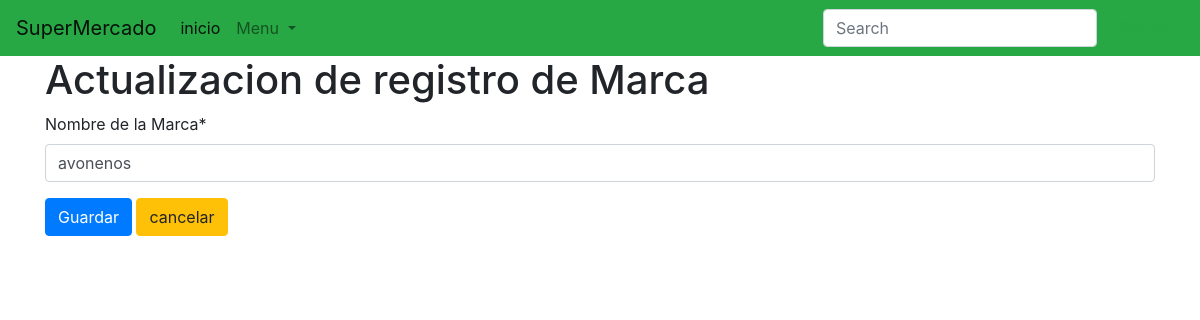
Page /editarmarca/7 on the earlier database version.
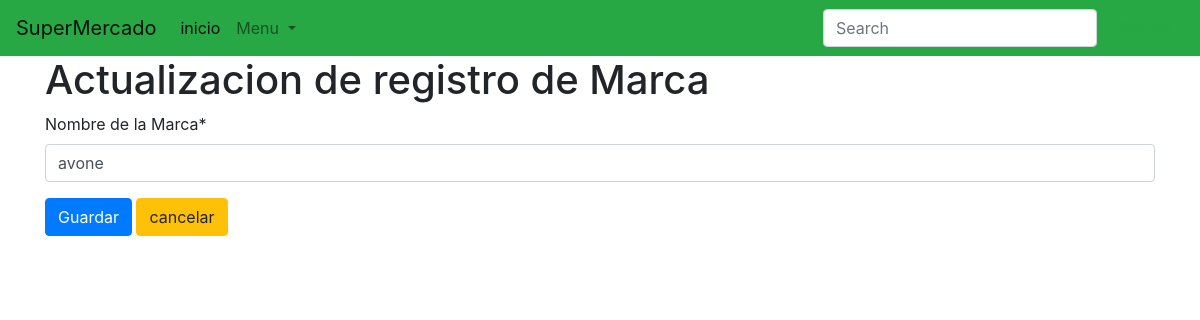
Same page on the later database version.
### Models/Productos/models.py (models this page shows, shortened)
class Marca(models.Model):
    Nombre_de_la_Marca = models.CharField(max_length=100, null=False, unique=True)

### Models/Productos/views.py (the view)
# urls.py: path('editarmarca/<int:id_marca>', FormularioMarcaView.edit, name='Emarca'),
    def edit(request, id_marca):
        marca = Marca.objects.filter(id=id_marca).first()
        form = FormularioMarca(instance=marca)
        return render(request, "editmarca.html", {"form": form, 'marca': marca})

### Models/Productos/forms.py
class FormularioMarca(forms.ModelForm):
    class Meta:
        model = Marca
        fields = '__all__'

### templates/editmarca.html (shortened to what this page needs)
{% extends 'menu.html' %}
{% load crispy_forms_tags %}
{% block content %}
    <h1>Actualizacion de registro de Marca</h1>
    <form action="{% url 'Actualizarmarca' marca.id %}" method="POST">
        {{ form | crispy }}
    <button type="submit" class="btn btn-primary">Guardar</button>
    <a class=" btn btn-warning" href="{% url 'Cmarca' %}"> cancelar</a>
    </form>
{% endblock %}

Differences in the rows shown:
changed Marca: Nombre_de_la_Marca "avonenos" → "avone"
